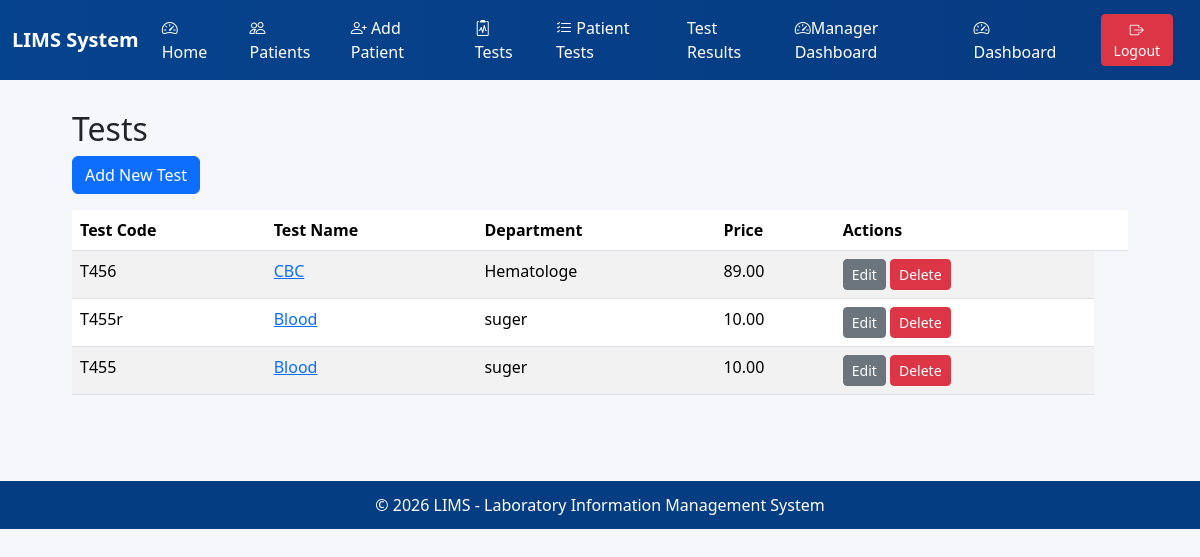
Page /test/ on the committed database.
### core/models.py (models this page shows, shortened)
class Test(models.Model):
        id = models.BigAutoField(primary_key=True)
        test_code = models.CharField(max_length=30, unique=True, help_text="Unique test code, e.g, CBC, GLU, CHOL")
        test_name = models.CharField(max_length=150, help_text="Full name of the test (e.g. Complete,Blood Count)")
        department = models.CharField(max_length=100, help_text="Department(e.g, Hematologe, Biochemistry, Immunology)")
        sample_type = models.CharField(max_length=50, blank=True, null=True, help_text="e.g, Boold, Serum, Urine")
        unit = models.CharField(max_length=30, blank=True, null=True, help_text="Measurement unit (e.g. mg/dL, IU/L)")
        reference_range = models.CharField(max_length=120, blank=True, null=True, help_text="Example: 4.5 - 10.0 *10^9/L")
        price = models.DecimalField(max_digits=10, decimal_places=2, default=Decimal('0.00'), validators=[MinValueValidator(Decimal('0.00'))], help_text="Cost of the test")
        turnaround_time_hours = models.PositiveBigIntegerField(default=24, help_text="Expected time to complete (in hours)")
        active = models.BooleanField(default=True, help_text="Set to False to deactivativate the test")
        instructions = models.TextField(blank=True, null=True)
        created_at = models.DateTimeField(auto_now_add=True)
        last_update = models.DateTimeField(auto_now=True)
        class Meta:
            verbose_name = "Test"
            verbose_name_plural = "Tests"
            ordering = ['department', 'test_name']
            indexes = [
                models.Index(fields=['test_code']),
                models.Index(fields=['test_name']),
         ]

### core/views.py (the view)
# urls.py: path('test/', views.test_list, name='test_list'),
def test_list(request):
    test = Test.objects.order_by('department', 'test_name')
    return render(request, 'core/test_list.html', {'test': test})

### core/templates/core/test_list.html
{% extends "base.html" %}
{% block content %}
<div class="container">
    <h2> Tests</h2>
    <p><a class="btn btn-primary" href="{% url 'core:test_create' %}">Add New Test</a></p>
    <table class="table table-striped">
        <thead>
            <tr>
                <th>Test Code</th>
                <th>Test Name</th>
                <th>Department</th>
                <th>Price</th>
                <th>Actions</th>
                <th></th>
            </tr>
        </thead>
        <tbody>
            {% for test in test %}
            <tr>
                <td>{{ test.test_code }}</td>
                <td><a href="{% url 'core:test_detail' test.pk %}">{{ test.test_name }}</a></td>
                <td>{{ test.department }}</td>
                <td>{{ test.price }}</td>
                <td>
                    <a class="btn btn-sm btn-secondary" href="{% url 'core:test_edit' test.pk %}">Edit</a>
                    <a href="{% url 'core:test_delete' test.id %}" class="btn btn-sm btn-danger">
                        Delete
                    </a>
                </td>
            </tr>
            {% empty %}
            <tr>
                <td colspan="5">No test </td>
            </tr>
            {% endfor %}
        </tbody>
    </table>
</div>
{% endblock %}

### templates/base.html (style rules this page uses)
body { background: #f5f7fb; font-family: Segoe UI, Tahoma; }

### rows in the picture
Test: test_code "T456", test_name "CBC", department "Hematologe", price "89.00"
Test: test_code "T455r", test_name "Blood", department "suger", price "10.00"
Test: test_code "T455", test_name "Blood", department "suger", price "10.00"
